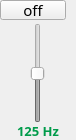
                 <widget class="QFrame" name="frame_60">
                  <property name="minimumSize">
                   <size>
                    <width>76</width>
                    <height>140</height>
                   </size>
                  </property>
                  <property name="maximumSize">
                   <size>
                    <width>76</width>
                    <height>140</height>
                   </size>
                  </property>
                  <property name="frameShape">
                   <enum>QFrame::NoFrame</enum>
                  </property>
                  <property name="frameShadow">
                   <enum>QFrame::Raised</enum>
                  </property>
                  <layout class="QVBoxLayout" name="verticalLayout_37">
                   <property name="spacing">
                    <number>3</number>
                   </property>
                   <property name="leftMargin">
                    <number>0</number>
                   </property>
                   <property name="topMargin">
                    <number>0</number>
                   </property>
                   <property name="rightMargin">
                    <number>0</number>
                   </property>
                   <property name="bottomMargin">
                    <number>0</number>
                   </property>
                   <item>
                    <widget class="QPushButton" name="switch_125">
                     <property name="minimumSize">
                      <size>
                       <width>66</width>
                       <height>20</height>
                      </size>
                     </property>
                     <property name="maximumSize">
                      <size>
                       <width>65</width>
                       <height>20</height>
                      </size>
                     </property>
                     <property name="font">
                      <font>
                       <family>PF BeauSans Pro</family>
                       <pointsize>11</pointsize>
                       <bold>false</bold>
                      </font>
                     </property>
                     <property name="text">
                      <string>off</string>
                     </property>
                     <property name="checkable">
                      <bool>true</bool>
                     </property>
                     <property name="checked">
                      <bool>false</bool>
                     </property>
                    </widget>
                   </item>
                   <item alignment="Qt::AlignHCenter">
                    <widget class="QSlider" name="slider_125">
                     <property name="enabled">
                      <bool>false</bool>
                     </property>
                     <property name="minimumSize">
                      <size>
                       <width>45</width>
                       <height>100</height>
                      </size>
                     </property>
                     <property name="minimum">
                      <number>-50</number>
                     </property>
                     <property name="maximum">
                      <number>50</number>
                     </property>
                     <property name="value">
                      <number>0</number>
                     </property>
                     <property name="orientation">
                      <enum>Qt::Vertical</enum>
                     </property>
                    </widget>
                   </item>
                   <item>
                    <widget class="QLabel" name="label_16">
                     <property name="font">
                      <font>
                       <family>PF BeauSans Pro</family>
                       <pointsize>10</pointsize>
                       <bold>true</bold>
                      </font>
                     </property>
                     <property name="styleSheet">
                      <string notr="true">color: #009b4a;</string>
                     </property>
                     <property name="text">
                      <string>125 Hz</string>
                     </property>
                     <property name="alignment">
                      <set>Qt::AlignHCenter|Qt::AlignTop</set>
                     </property>
                    </widget>
                   </item>
                  </layout>
                 </widget>
